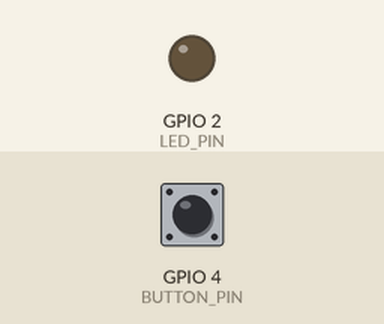
This program was run on a simulated ESP32. On the bench: output pins drawn as LEDs (lit = HIGH). Inputs (shaded band) come from the test bench; at power-on: GPIO 4 (BUTTON_PIN) HIGH.

Above: at 0.8 s.
0.9 s: GPIO 4 (BUTTON_PIN) pulled LOW for 0.15 s
At 0.97 s:
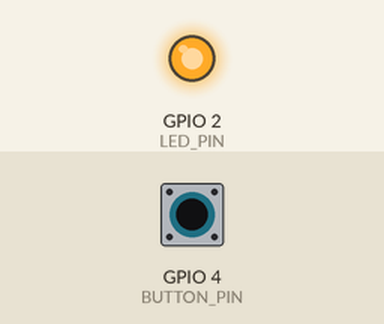
2.5 s: GPIO 4 (BUTTON_PIN) pulled LOW for 3.2 s
At 6.0 s:
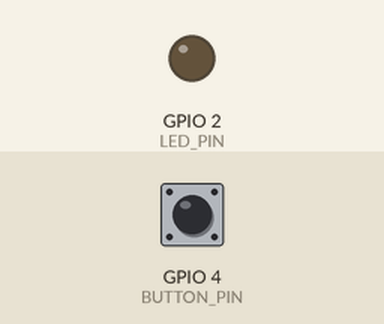
Timing chart, 0 to 7.5 s (numbered marks = the images above; inputs shaded):
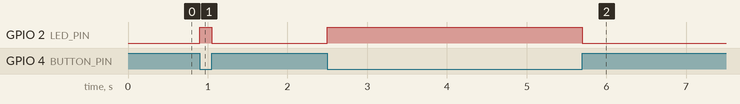

The program:

main.cpp
```cpp
#include <freertos/FreeRTOS.h>
#include <freertos/task.h>
#include <driver/gpio.h>

//#define LED_PIN GPIO_NUM_2
constexpr gpio_num_t LED_PIN = GPIO_NUM_2;
constexpr gpio_num_t BUTTON_PIN = GPIO_NUM_4;

extern "C" void app_main();

void app_main()
{

    // Setup
    gpio_config_t config_out;
    config_out.mode = GPIO_MODE_OUTPUT;
    config_out.pin_bit_mask = 1 << LED_PIN;
    config_out.intr_type = GPIO_INTR_DISABLE;
    config_out.pull_down_en = GPIO_PULLDOWN_DISABLE;
    config_out.pull_up_en = GPIO_PULLUP_DISABLE;
    gpio_config(&config_out);

    gpio_config_t config_in;
    config_in.mode = GPIO_MODE_INPUT;
    config_in.pin_bit_mask = 1 << BUTTON_PIN;
    config_in.pull_up_en = GPIO_PULLUP_ENABLE;
    config_in.pull_down_en = GPIO_PULLDOWN_DISABLE;
    gpio_config(&config_in);

    // Loop
    while (1)
    {

        if (gpio_get_level(BUTTON_PIN) == 1) {
            gpio_set_level(LED_PIN, 0);
        } else {
            gpio_set_level(LED_PIN, 1);
        }

        //gpio_set_level(LED_PIN, !gpio_get_level(BUTTON_PIN));

        /*gpio_set_level(LED_PIN, 1);
        vTaskDelay(pdMS_TO_TICKS(1000));
        gpio_set_level(LED_PIN, 0);
        vTaskDelay(pdMS_TO_TICKS(1000));*/
    }

}
```

Measured:
- after the input at 0.9 s, GPIO 2 (LED_PIN): LOW → HIGH at once, → LOW 0.15 s later
- after the input at 2.5 s, GPIO 2 (LED_PIN): LOW → HIGH at once, → LOW 3.2 s later
